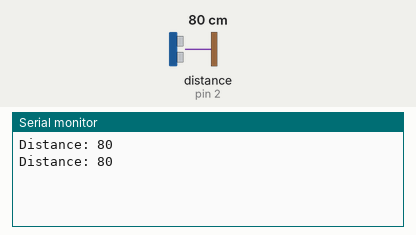
Bench run of a sketch on a simulated Arduino Uno, built with avr-gcc and run on an emulated ATmega328P. On the bench: the last lines printed to the serial monitor. Wiring (inferred from the names in the program): ultrasonic range finder: trigger pin 4; echo pin 2. The test bench sets the inputs (shaded band); at power-on: distance to the obstacle (sensor on pin 2) 80 cm. The echo pulse lasts 58.3 µs per cm.

Above: at 1.8 s.
1.9 s: distance to the obstacle (sensor on pin 2) set to 2 cm
At 2.8 s:
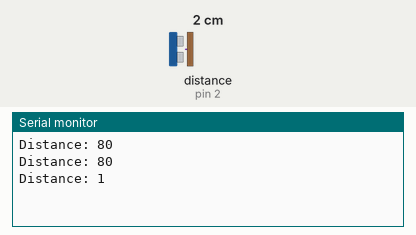
3.4 s: distance to the obstacle (sensor on pin 2) set to 4 cm
At 4.4 s:
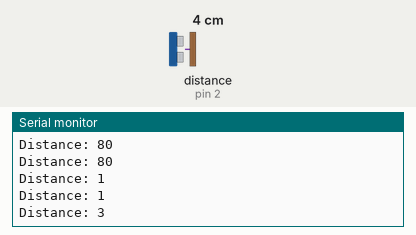
Timing chart, 0 to 6.4 s (numbered marks = the images above; inputs shaded):
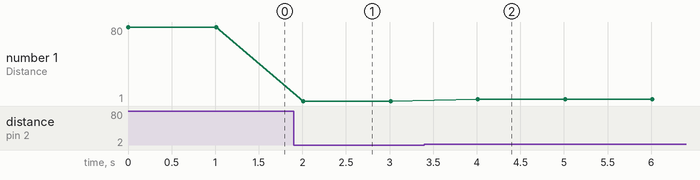

Measured:
- after the input at 1.9 s, the serial monitor: prints a new line after 0.11 s (image 1)
- after the input at 3.4 s, the serial monitor: prints a new line after 0.61 s (image 2)
- plotted number 1: 80 → 1 after the input at 1.9 s, 1 → 3 after the input at 3.4 s

The sketch:

Ultrasonic.ino
```cpp
void setup() {
  Serial.begin(9600);
  pinMode(4, OUTPUT); // TRIG
  pinMode(2, INPUT); // ECHO
}

// TRIG ส่งสัญญาณ
// ECHO รับสัญญาณ
// digitalPin

void loop() {
  digitalWrite(4, HIGH); // เริ่มส่งสัญญาณ
  delayMicroseconds(10);
  digitalWrite(4, LOW); // ปิดส่งสัญญาณ

  int pulseWidth = pulseIn(2, HIGH);
  long distance = pulseWidth / 29 / 2; // ระยะทางจริงๆ

  Serial.print("Distance: ");
  Serial.println(distance);
  delay(1000);
}
```
